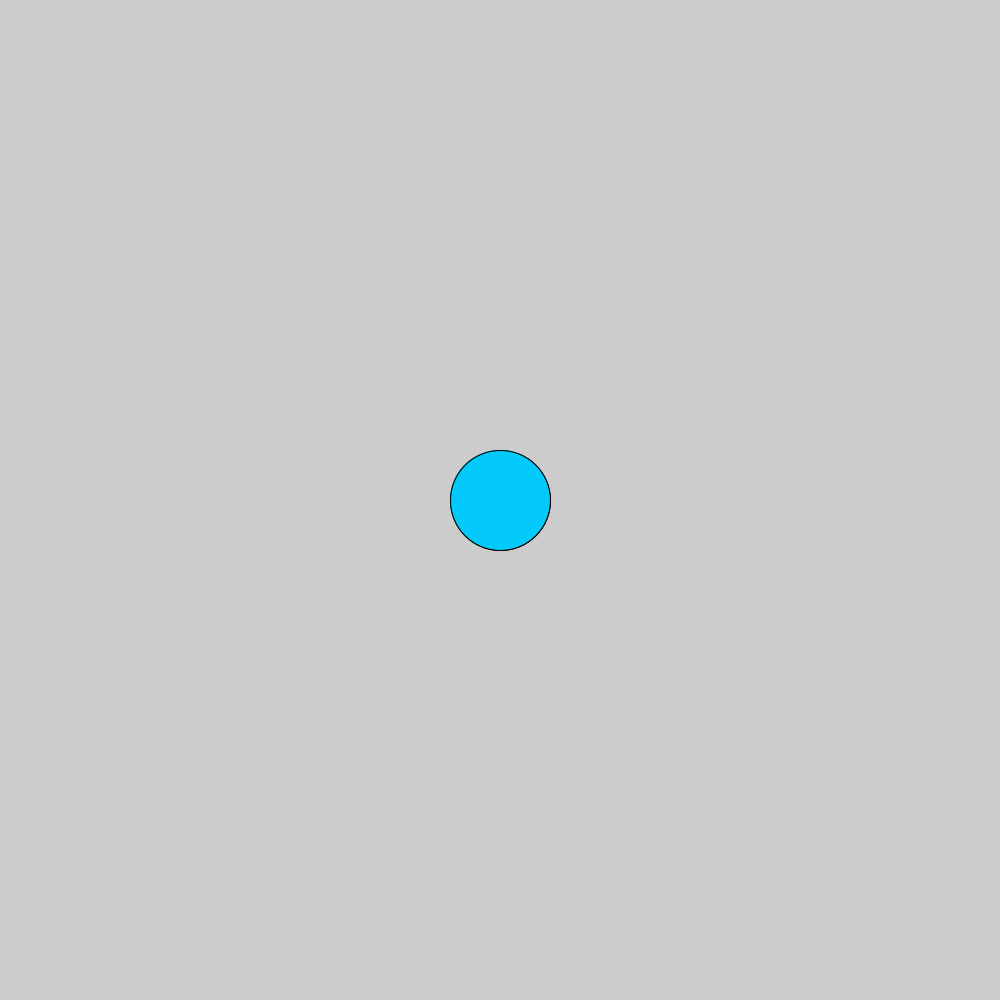
Frame 1 (no input)
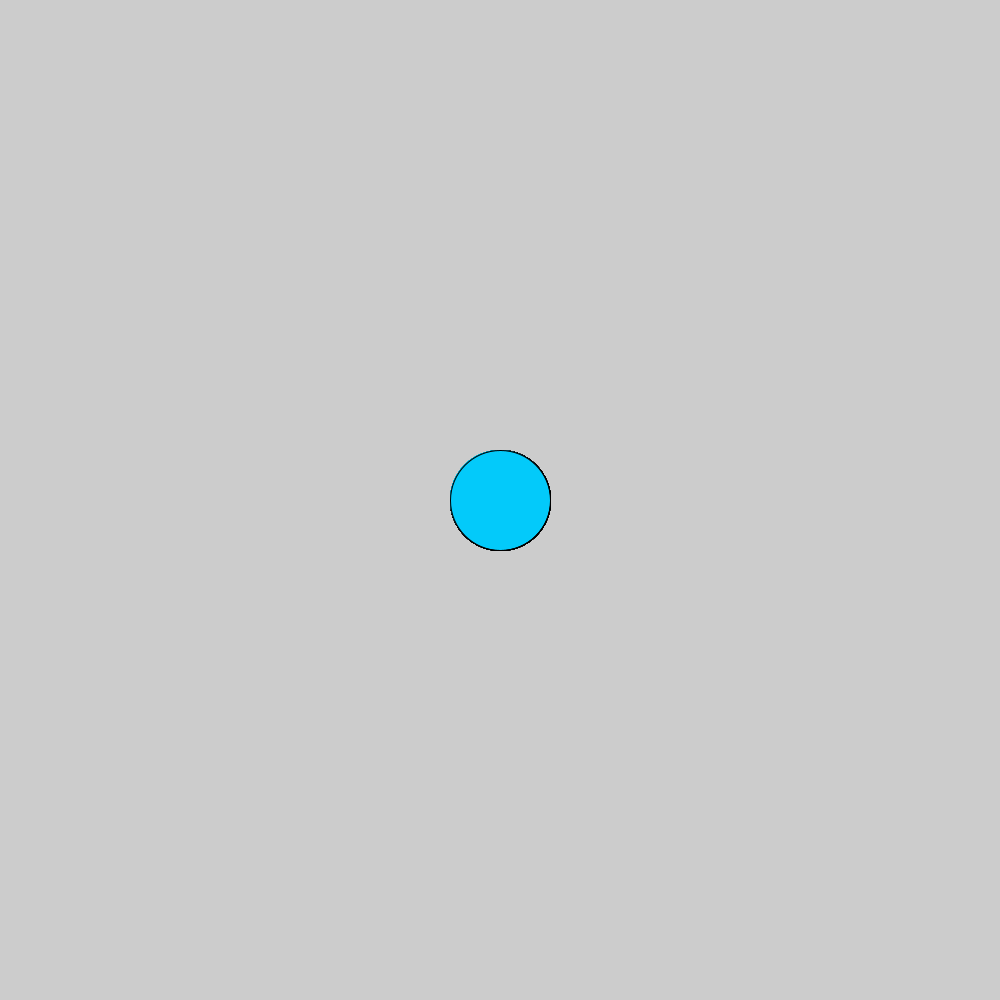
Frame 60 (the mouse pressed at the canvas centre just before this capture)
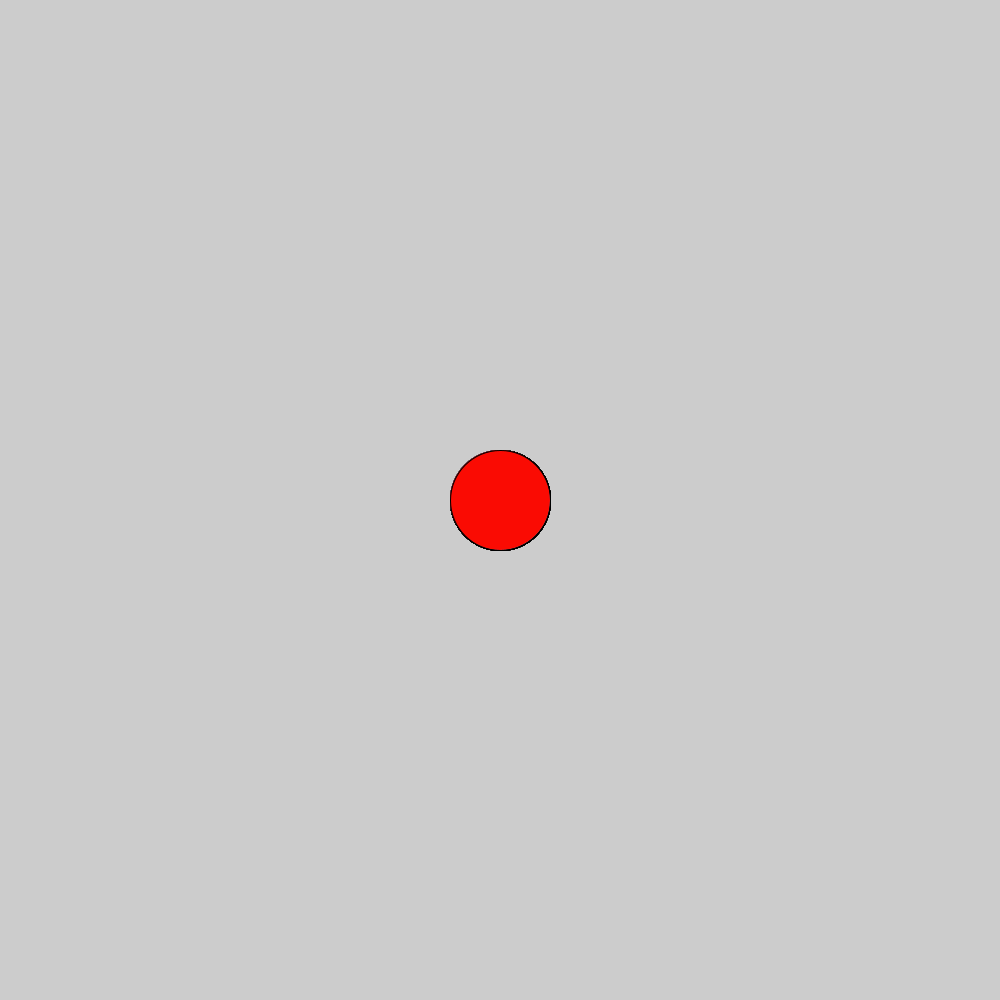
Frame 120 (the mouse held since frame 60 and released just before this capture)

The Processing sketch that drew these frames (run headless with seeded random() and noise(); from frame 60 on, the mouse is pressed at the canvas centre):

// Processing sketch: Color_dot
// ── Color_dot.pde
void setup () {
  size (1000, 1000);
}
void draw () {
  fill (#03CAFA);
  ellipse (500, 500, 100, 100);
  if (mousePressed) {
    fill (#FA0B03);
  }
  ellipse (500, 500, 100, 100);
}
